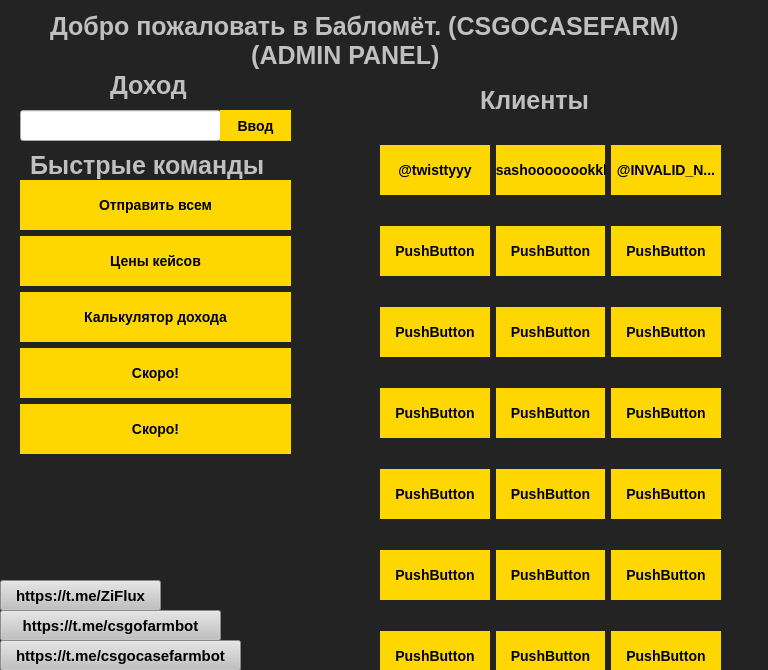
<?xml version="1.0" encoding="UTF-8"?>
<ui version="4.0">
 <class>FAFTUI</class>
 <widget class="QDialog" name="FAFTUI">
  <property name="geometry">
   <rect>
    <x>0</x>
    <y>0</y>
    <width>768</width>
    <height>670</height>
   </rect>
  </property>
  <property name="font">
   <font>
    <pointsize>10</pointsize>
   </font>
  </property>
  <property name="windowTitle">
   <string>CCFApp</string>
  </property>
  <property name="windowIcon">
   <iconset>
    <normaloff>../../Downloads/icon.ico</normaloff>../../Downloads/icon.ico</iconset>
  </property>
  <property name="styleSheet">
   <string notr="true">QDialog {
	background-color: #232323;
}</string>
  </property>
  <widget class="QWidget" name="verticalLayoutWidget">
   <property name="geometry">
    <rect>
     <x>20</x>
     <y>180</y>
     <width>271</width>
     <height>276</height>
    </rect>
   </property>
   <layout class="QVBoxLayout" name="verticalLayout">
    <item>
     <widget class="QPushButton" name="sendall">
      <property name="styleSheet">
       <string notr="true">QPushButton {
	background-color: gold;
	width: 75px;
	height: 50px;
	font-size: 14px;
	font-weight: bold;
	border: none;
	text-align: center;
}

QPushButton:hover {
	background-color: orange;
}

QPushButton:pressed {
	background-color: yellow;
}</string>
      </property>
      <property name="text">
       <string>Отправить всем</string>
      </property>
     </widget>
    </item>
    <item>
     <widget class="QPushButton" name="PriceButton">
      <property name="styleSheet">
       <string notr="true">QPushButton {
	background-color: gold;
	width: 75px;
	height: 50px;
	font-size: 14px;
	font-weight: bold;
	border: none;
	text-align: center;
}

QPushButton:hover {
	background-color: orange;
}

QPushButton:pressed {
	background-color: yellow;
}</string>
      </property>
      <property name="text">
       <string>Цены кейсов</string>
      </property>
     </widget>
    </item>
    <item>
     <widget class="QPushButton" name="pushButton_4">
      <property name="styleSheet">
       <string notr="true">QPushButton {
	background-color: gold;
	width: 75px;
	height: 50px;
	font-size: 14px;
	font-weight: bold;
	border: none;
	text-align: center;
}

QPushButton:hover {
	background-color: orange;
}

QPushButton:pressed {
	background-color: yellow;
}</string>
      </property>
      <property name="text">
       <string>Калькулятор дохода</string>
      </property>
     </widget>
    </item>
    <item>
     <widget class="QPushButton" name="pushButton_3">
      <property name="styleSheet">
       <string notr="true">QPushButton {
	background-color: gold;
	width: 75px;
	height: 50px;
	font-size: 14px;
	font-weight: bold;
	border: none;
	text-align: center;
}

QPushButton:hover {
	background-color: orange;
}

QPushButton:pressed {
	background-color: yellow;
}</string>
      </property>
      <property name="text">
       <string>Скоро!</string>
      </property>
     </widget>
    </item>
    <item>
     <widget class="QPushButton" name="pushButton">
      <property name="styleSheet">
       <string notr="true">QPushButton {
	background-color: gold;
	width: 75px;
	height: 50px;
	font-size: 14px;
	font-weight: bold;
	border: none;
	text-align: center;
}

QPushButton:hover {
	background-color: orange;
}

QPushButton:pressed {
	background-color: yellow;
}</string>
      </property>
      <property name="text">
       <string>Скоро!</string>
      </property>
     </widget>
    </item>
   </layout>
  </widget>
  <widget class="QLabel" name="main">
   <property name="geometry">
    <rect>
     <x>50</x>
     <y>10</y>
     <width>651</width>
     <height>61</height>
    </rect>
   </property>
   <property name="font">
    <font>
     <pointsize>-1</pointsize>
     <weight>75</weight>
     <bold>true</bold>
    </font>
   </property>
   <property name="styleSheet">
    <string notr="true">QLabel {
	color: silver;
	font-weight: bold;
	font-size: 25px;
}</string>
   </property>
   <property name="text">
    <string>Добро пожаловать в Бабломёт. (CSGOCASEFARM)
                             (ADMIN PANEL)</string>
   </property>
  </widget>
  <widget class="QLabel" name="commands">
   <property name="geometry">
    <rect>
     <x>30</x>
     <y>150</y>
     <width>261</width>
     <height>31</height>
    </rect>
   </property>
   <property name="font">
    <font>
     <pointsize>-1</pointsize>
     <weight>75</weight>
     <bold>true</bold>
    </font>
   </property>
   <property name="styleSheet">
    <string notr="true">QLabel {
	color: silver;
	font-weight: bold;
	font-size: 25px;
}</string>
   </property>
   <property name="text">
    <string>Быстрые команды</string>
   </property>
  </widget>
  <widget class="QLabel" name="clients">
   <property name="geometry">
    <rect>
     <x>480</x>
     <y>80</y>
     <width>121</width>
     <height>41</height>
    </rect>
   </property>
   <property name="font">
    <font>
     <pointsize>-1</pointsize>
     <weight>75</weight>
     <bold>true</bold>
    </font>
   </property>
   <property name="styleSheet">
    <string notr="true">QLabel {
	color: silver;
	font-weight: bold;
	font-size: 25px;
}</string>
   </property>
   <property name="text">
    <string>Клиенты</string>
   </property>
  </widget>
  <widget class="QLabel" name="networse_input">
   <property name="geometry">
    <rect>
     <x>110</x>
     <y>70</y>
     <width>91</width>
     <height>31</height>
    </rect>
   </property>
   <property name="font">
    <font>
     <pointsize>-1</pointsize>
     <weight>75</weight>
     <bold>true</bold>
    </font>
   </property>
   <property name="styleSheet">
    <string notr="true">QLabel {
	color: silver;
	font-weight: bold;
	font-size: 25px;
}</string>
   </property>
   <property name="text">
    <string>Доход</string>
   </property>
  </widget>
  <widget class="QWidget" name="gridLayoutWidget">
   <property name="geometry">
    <rect>
     <x>380</x>
     <y>120</y>
     <width>341</width>
     <height>591</height>
    </rect>
   </property>
   <property name="styleSheet">
    <string notr="true">QPushButton {
	background-color: gold;
	width: 75px;
	height: 50px;
	font-size: 14px;
	font-weight: bold;
	border: none;
	text-align: center;

}
</string>
   </property>
   <layout class="QGridLayout" name="gridLayout">
    <item row="3" column="2">
     <widget class="QPushButton" name="pushButton_20">
      <property name="styleSheet">
       <string notr="true">QPushButton {
	background-color: gold;
	width: 75px;
	height: 50px;
	font-size: 14px;
	font-weight: bold;
	border: none;
	text-align: center;
}

QPushButton:hover {
	background-color: orange;
}

QPushButton:pressed {
	background-color: yellow;
}</string>
      </property>
      <property name="text">
       <string>PushButton</string>
      </property>
     </widget>
    </item>
    <item row="3" column="0">
     <widget class="QPushButton" name="pushButton_18">
      <property name="styleSheet">
       <string notr="true">QPushButton {
	background-color: gold;
	width: 75px;
	height: 50px;
	font-size: 14px;
	font-weight: bold;
	border: none;
	text-align: center;
}

QPushButton:hover {
	background-color: orange;
}

QPushButton:pressed {
	background-color: yellow;
}</string>
      </property>
      <property name="text">
       <string>PushButton</string>
      </property>
     </widget>
    </item>
    <item row="4" column="0">
     <widget class="QPushButton" name="pushButton_8">
      <property name="styleSheet">
       <string notr="true">QPushButton {
	background-color: gold;
	width: 75px;
	height: 50px;
	font-size: 14px;
	font-weight: bold;
	border: none;
	text-align: center;
}

QPushButton:hover {
	background-color: orange;
}

QPushButton:pressed {
	background-color: yellow;
}</string>
      </property>
      <property name="text">
       <string>PushButton</string>
      </property>
     </widget>
    </item>
    <item row="0" column="0">
     <widget class="QPushButton" name="client1">
      <property name="styleSheet">
       <string notr="true">QPushButton {
	background-color: gold;
	width: 75px;
	height: 50px;
	font-size: 14px;
	font-weight: bold;
	border: none;
	text-align: center;
}

QPushButton:hover {
	background-color: orange;
}

QPushButton:pressed {
	background-color: yellow;
}</string>
      </property>
      <property name="text">
       <string>@twisttyyy</string>
      </property>
     </widget>
    </item>
    <item row="3" column="1">
     <widget class="QPushButton" name="pushButton_19">
      <property name="styleSheet">
       <string notr="true">QPushButton {
	background-color: gold;
	width: 75px;
	height: 50px;
	font-size: 14px;
	font-weight: bold;
	border: none;
	text-align: center;
}

QPushButton:hover {
	background-color: orange;
}

QPushButton:pressed {
	background-color: yellow;
}</string>
      </property>
      <property name="text">
       <string>PushButton</string>
      </property>
     </widget>
    </item>
    <item row="2" column="2">
     <widget class="QPushButton" name="pushButton_11">
      <property name="styleSheet">
       <string notr="true">QPushButton {
	background-color: gold;
	width: 75px;
	height: 50px;
	font-size: 14px;
	font-weight: bold;
	border: none;
	text-align: center;
}

QPushButton:hover {
	background-color: orange;
}

QPushButton:pressed {
	background-color: yellow;
}</string>
      </property>
      <property name="text">
       <string>PushButton</string>
      </property>
     </widget>
    </item>
    <item row="6" column="0">
     <widget class="QPushButton" name="pushButton_26">
      <property name="text">
       <string>PushButton</string>
      </property>
     </widget>
    </item>
    <item row="6" column="2">
     <widget class="QPushButton" name="pushButton_24">
      <property name="text">
       <string>PushButton</string>
      </property>
     </widget>
    </item>
    <item row="0" column="2">
     <widget class="QPushButton" name="client3">
      <property name="styleSheet">
       <string notr="true">QPushButton {
	background-color: gold;
	width: 75px;
	height: 50px;
	font-size: 14px;
	font-weight: bold;
	border: none;
	text-align: center;
}

QPushButton:hover {
	background-color: orange;
}

QPushButton:pressed {
	background-color: yellow;
}</string>
      </property>
      <property name="text">
       <string>@INVALID_N...</string>
      </property>
     </widget>
    </item>
    <item row="6" column="1">
     <widget class="QPushButton" name="pushButton_25">
      <property name="text">
       <string>PushButton</string>
      </property>
     </widget>
    </item>
    <item row="5" column="1">
     <widget class="QPushButton" name="pushButton_16">
      <property name="text">
       <string>PushButton</string>
      </property>
     </widget>
    </item>
    <item row="5" column="0">
     <widget class="QPushButton" name="pushButton_15">
      <property name="text">
       <string>PushButton</string>
      </property>
     </widget>
    </item>
    <item row="0" column="1">
     <widget class="QPushButton" name="client2">
      <property name="styleSheet">
       <string notr="true">QPushButton {
	background-color: gold;
	width: 75px;
	height: 50px;
	font-size: 14px;
	font-weight: bold;
	border: none;
	text-align: center;
}

QPushButton:hover {
	background-color: orange;
}

QPushButton:pressed {
	background-color: yellow;
}</string>
      </property>
      <property name="text">
       <string>@sashoooooookkkk</string>
      </property>
     </widget>
    </item>
    <item row="1" column="2">
     <widget class="QPushButton" name="client7">
      <property name="styleSheet">
       <string notr="true">QPushButton {
	background-color: gold;
	width: 75px;
	height: 50px;
	font-size: 14px;
	font-weight: bold;
	border: none;
	text-align: center;
}

QPushButton:hover {
	background-color: orange;
}

QPushButton:pressed {
	background-color: yellow;
}</string>
      </property>
      <property name="text">
       <string>PushButton</string>
      </property>
     </widget>
    </item>
    <item row="5" column="2">
     <widget class="QPushButton" name="pushButton_17">
      <property name="text">
       <string>PushButton</string>
      </property>
     </widget>
    </item>
    <item row="2" column="1">
     <widget class="QPushButton" name="pushButton_10">
      <property name="styleSheet">
       <string notr="true">QPushButton {
	background-color: gold;
	width: 75px;
	height: 50px;
	font-size: 14px;
	font-weight: bold;
	border: none;
	text-align: center;
}

QPushButton:hover {
	background-color: orange;
}

QPushButton:pressed {
	background-color: yellow;
}</string>
      </property>
      <property name="text">
       <string>PushButton</string>
      </property>
     </widget>
    </item>
    <item row="1" column="0">
     <widget class="QPushButton" name="client4">
      <property name="styleSheet">
       <string notr="true">QPushButton {
	background-color: gold;
	width: 75px;
	height: 50px;
	font-size: 14px;
	font-weight: bold;
	border: none;
	text-align: center;
}

QPushButton:hover {
	background-color: orange;
}

QPushButton:pressed {
	background-color: yellow;
}</string>
      </property>
      <property name="text">
       <string>PushButton</string>
      </property>
     </widget>
    </item>
    <item row="2" column="0">
     <widget class="QPushButton" name="pushButton_9">
      <property name="styleSheet">
       <string notr="true">QPushButton {
	background-color: gold;
	width: 75px;
	height: 50px;
	font-size: 14px;
	font-weight: bold;
	border: none;
	text-align: center;
}

QPushButton:hover {
	background-color: orange;
}

QPushButton:pressed {
	background-color: yellow;
}</string>
      </property>
      <property name="text">
       <string>PushButton</string>
      </property>
     </widget>
    </item>
    <item row="4" column="2">
     <widget class="QPushButton" name="pushButton_6">
      <property name="styleSheet">
       <string notr="true">QPushButton {
	background-color: gold;
	width: 75px;
	height: 50px;
	font-size: 14px;
	font-weight: bold;
	border: none;
	text-align: center;
}

QPushButton:hover {
	background-color: orange;
}

QPushButton:pressed {
	background-color: yellow;
}</string>
      </property>
      <property name="text">
       <string>PushButton</string>
      </property>
     </widget>
    </item>
    <item row="1" column="1">
     <widget class="QPushButton" name="client6">
      <property name="styleSheet">
       <string notr="true">QPushButton {
	background-color: gold;
	width: 75px;
	height: 50px;
	font-size: 14px;
	font-weight: bold;
	border: none;
	text-align: center;
}

QPushButton:hover {
	background-color: orange;
}

QPushButton:pressed {
	background-color: yellow;
}</string>
      </property>
      <property name="text">
       <string>PushButton</string>
      </property>
     </widget>
    </item>
    <item row="4" column="1">
     <widget class="QPushButton" name="pushButton_7">
      <property name="styleSheet">
       <string notr="true">QPushButton {
	background-color: gold;
	width: 75px;
	height: 50px;
	font-size: 14px;
	font-weight: bold;
	border: none;
	text-align: center;
}

QPushButton:hover {
	background-color: orange;
}

QPushButton:pressed {
	background-color: yellow;
}</string>
      </property>
      <property name="text">
       <string>PushButton</string>
      </property>
     </widget>
    </item>
   </layout>
  </widget>
  <widget class="QLineEdit" name="networse_2">
   <property name="geometry">
    <rect>
     <x>20</x>
     <y>110</y>
     <width>201</width>
     <height>31</height>
    </rect>
   </property>
   <property name="text">
    <string/>
   </property>
  </widget>
  <widget class="QPushButton" name="pushButton_2">
   <property name="geometry">
    <rect>
     <x>0</x>
     <y>610</y>
     <width>221</width>
     <height>31</height>
    </rect>
   </property>
   <property name="styleSheet">
    <string notr="true">QPushButton {
	background-color: silver;
	font-size: 15px;
	font-weight: bold;
}

QPushButton:hover {
	background-color: white;
}

QPushButton:pressed {
	background-color: lightgrey;
}</string>
   </property>
   <property name="text">
    <string>https://t.me/csgofarmbot</string>
   </property>
  </widget>
  <widget class="QPushButton" name="pushButton_12">
   <property name="geometry">
    <rect>
     <x>0</x>
     <y>640</y>
     <width>241</width>
     <height>31</height>
    </rect>
   </property>
   <property name="styleSheet">
    <string notr="true">QPushButton {
	background-color: silver;
	font-size: 15px;
	font-weight: bold;
}

QPushButton:hover {
	background-color: white;
}

QPushButton:pressed {
	background-color: lightgrey;
}</string>
   </property>
   <property name="text">
    <string>https://t.me/csgocasefarmbot</string>
   </property>
  </widget>
  <widget class="QPushButton" name="pushButton_13">
   <property name="geometry">
    <rect>
     <x>0</x>
     <y>580</y>
     <width>161</width>
     <height>31</height>
    </rect>
   </property>
   <property name="styleSheet">
    <string notr="true">QPushButton {
	background-color: silver;
	font-size: 15px;
	font-weight: bold;
}

QPushButton:hover {
	background-color: white;
}

QPushButton:pressed {
	background-color: lightgrey;
}</string>
   </property>
   <property name="text">
    <string>https://t.me/ZiFlux</string>
   </property>
  </widget>
  <widget class="QPushButton" name="pushButton_14">
   <property name="geometry">
    <rect>
     <x>220</x>
     <y>110</y>
     <width>71</width>
     <height>31</height>
    </rect>
   </property>
   <property name="styleSheet">
    <string notr="true">QPushButton {
	background-color: gold;
	width: 75px;
	height: 50px;
	font-size: 14px;
	font-weight: bold;
	border: none;
	text-align: center;
}

QPushButton:hover {
	background-color: orange;
}

QPushButton:pressed {
	background-color: yellow;
}</string>
   </property>
   <property name="text">
    <string>Ввод</string>
   </property>
  </widget>
 </widget>
 <resources/>
 <connections/>
</ui>
